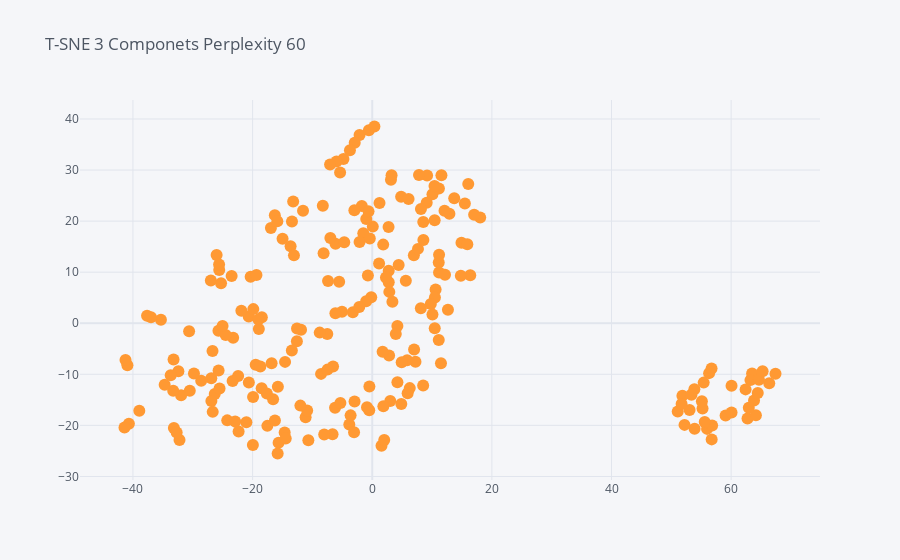

Notebook code cell kept with this figure:
### Code cell
Xt.iplot(x="d1", y="d2",kind="scatter", mode='markers', title=f"T-SNE 3 Componets Perplexity 60")

### Figure 1 — Plotly figure (JSON) as saved in the notebook; plotly's stock layout.template omitted (floating-point values rounded to 4 significant figures; data arrays with more than 128 entries replaced by an {"elided": "..."} marker saying what was removed)
{"data": [{"line": {"color": "rgba(255, 153, 51, 1.0)", "dash": "solid", "shape": "linear", "width": 1.3}, "marker": {"size": 12, "symbol": "circle"}, "mode": "markers", "name": "d2", "text": "", "type": "scatter", "x": {"elided": "234 float values"}, "y": {"elided": "234 float values"}}], "layout": {"legend": {"bgcolor": "#F5F6F9", "font": {"color": "#4D5663"}}, "paper_bgcolor": "#F5F6F9", "plot_bgcolor": "#F5F6F9", "title": {"font": {"color": "#4D5663"}, "text": "T-SNE 3 Componets Perplexity 60"}, "xaxis": {"gridcolor": "#E1E5ED", "showgrid": true, "tickfont": {"color": "#4D5663"}, "title": {"font": {"color": "#4D5663"}, "text": ""}, "zerolinecolor": "#E1E5ED"}, "yaxis": {"gridcolor": "#E1E5ED", "showgrid": true, "tickfont": {"color": "#4D5663"}, "title": {"font": {"color": "#4D5663"}, "text": ""}, "zerolinecolor": "#E1E5ED"}}}
